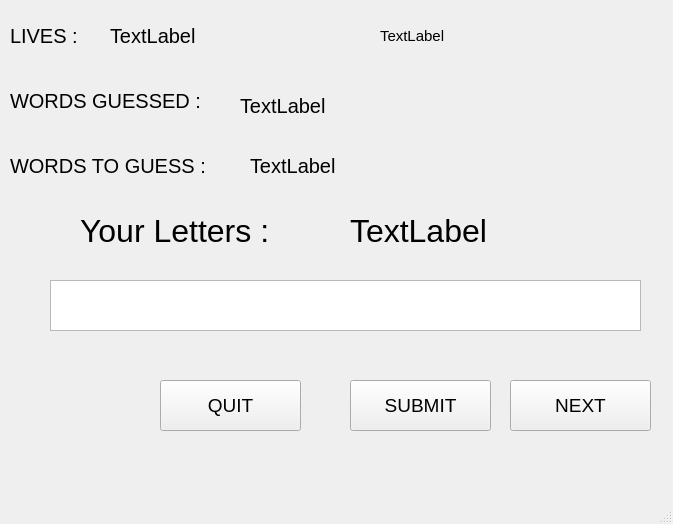
<?xml version="1.0" encoding="UTF-8"?>
<ui version="4.0">
 <class>MainWindow</class>
 <widget class="QMainWindow" name="MainWindow">
  <property name="geometry">
   <rect>
    <x>0</x>
    <y>0</y>
    <width>673</width>
    <height>524</height>
   </rect>
  </property>
  <property name="font">
   <font>
    <pointsize>15</pointsize>
   </font>
  </property>
  <property name="windowTitle">
   <string>MainWindow</string>
  </property>
  <widget class="QWidget" name="centralwidget">
   <widget class="QLabel" name="labelQstn">
    <property name="geometry">
     <rect>
      <x>80</x>
      <y>210</y>
      <width>261</width>
      <height>41</height>
     </rect>
    </property>
    <property name="font">
     <font>
      <pointsize>24</pointsize>
     </font>
    </property>
    <property name="text">
     <string>Your Letters :</string>
    </property>
    <property name="scaledContents">
     <bool>true</bool>
    </property>
    <property name="wordWrap">
     <bool>false</bool>
    </property>
   </widget>
   <widget class="QLabel" name="label_lives">
    <property name="geometry">
     <rect>
      <x>10</x>
      <y>20</y>
      <width>91</width>
      <height>31</height>
     </rect>
    </property>
    <property name="font">
     <font>
      <pointsize>15</pointsize>
     </font>
    </property>
    <property name="text">
     <string>LIVES :</string>
    </property>
   </widget>
   <widget class="QLabel" name="label_wordsguessed">
    <property name="geometry">
     <rect>
      <x>10</x>
      <y>80</y>
      <width>231</width>
      <height>41</height>
     </rect>
    </property>
    <property name="font">
     <font>
      <pointsize>15</pointsize>
     </font>
    </property>
    <property name="text">
     <string>WORDS GUESSED :</string>
    </property>
   </widget>
   <widget class="QLabel" name="label_wordstoguess">
    <property name="geometry">
     <rect>
      <x>10</x>
      <y>150</y>
      <width>251</width>
      <height>31</height>
     </rect>
    </property>
    <property name="font">
     <font>
      <pointsize>15</pointsize>
     </font>
    </property>
    <property name="text">
     <string>WORDS TO GUESS :</string>
    </property>
   </widget>
   <widget class="QLabel" name="label_display_Qstn">
    <property name="geometry">
     <rect>
      <x>350</x>
      <y>210</y>
      <width>251</width>
      <height>41</height>
     </rect>
    </property>
    <property name="font">
     <font>
      <pointsize>24</pointsize>
     </font>
    </property>
    <property name="text">
     <string>TextLabel</string>
    </property>
   </widget>
   <widget class="QTextEdit" name="textEdit">
    <property name="geometry">
     <rect>
      <x>50</x>
      <y>280</y>
      <width>591</width>
      <height>51</height>
     </rect>
    </property>
    <property name="font">
     <font>
      <pointsize>20</pointsize>
     </font>
    </property>
   </widget>
   <widget class="QPushButton" name="quitButton">
    <property name="geometry">
     <rect>
      <x>160</x>
      <y>380</y>
      <width>141</width>
      <height>51</height>
     </rect>
    </property>
    <property name="font">
     <font>
      <pointsize>14</pointsize>
     </font>
    </property>
    <property name="text">
     <string>QUIT</string>
    </property>
   </widget>
   <widget class="QPushButton" name="submitButton">
    <property name="geometry">
     <rect>
      <x>350</x>
      <y>380</y>
      <width>141</width>
      <height>51</height>
     </rect>
    </property>
    <property name="font">
     <font>
      <pointsize>14</pointsize>
     </font>
    </property>
    <property name="text">
     <string>SUBMIT</string>
    </property>
   </widget>
   <widget class="QLabel" name="label_display_lives">
    <property name="geometry">
     <rect>
      <x>110</x>
      <y>20</y>
      <width>151</width>
      <height>31</height>
     </rect>
    </property>
    <property name="text">
     <string>TextLabel</string>
    </property>
   </widget>
   <widget class="QLabel" name="label_display_wordsguessed">
    <property name="geometry">
     <rect>
      <x>240</x>
      <y>90</y>
      <width>141</width>
      <height>31</height>
     </rect>
    </property>
    <property name="text">
     <string>TextLabel</string>
    </property>
   </widget>
   <widget class="QLabel" name="label_display_wordstoguess">
    <property name="geometry">
     <rect>
      <x>250</x>
      <y>150</y>
      <width>141</width>
      <height>31</height>
     </rect>
    </property>
    <property name="font">
     <font>
      <pointsize>15</pointsize>
     </font>
    </property>
    <property name="text">
     <string>TextLabel</string>
    </property>
   </widget>
   <widget class="QLabel" name="label_status">
    <property name="geometry">
     <rect>
      <x>380</x>
      <y>20</y>
      <width>281</width>
      <height>31</height>
     </rect>
    </property>
    <property name="font">
     <font>
      <pointsize>11</pointsize>
     </font>
    </property>
    <property name="text">
     <string>TextLabel</string>
    </property>
   </widget>
   <widget class="QPushButton" name="nextButton">
    <property name="geometry">
     <rect>
      <x>510</x>
      <y>380</y>
      <width>141</width>
      <height>51</height>
     </rect>
    </property>
    <property name="font">
     <font>
      <pointsize>14</pointsize>
     </font>
    </property>
    <property name="text">
     <string>NEXT</string>
    </property>
   </widget>
  </widget>
  <widget class="QMenuBar" name="menubar">
   <property name="geometry">
    <rect>
     <x>0</x>
     <y>0</y>
     <width>673</width>
     <height>41</height>
    </rect>
   </property>
  </widget>
  <widget class="QStatusBar" name="statusbar"/>
 </widget>
 <resources/>
 <connections/>
</ui>
